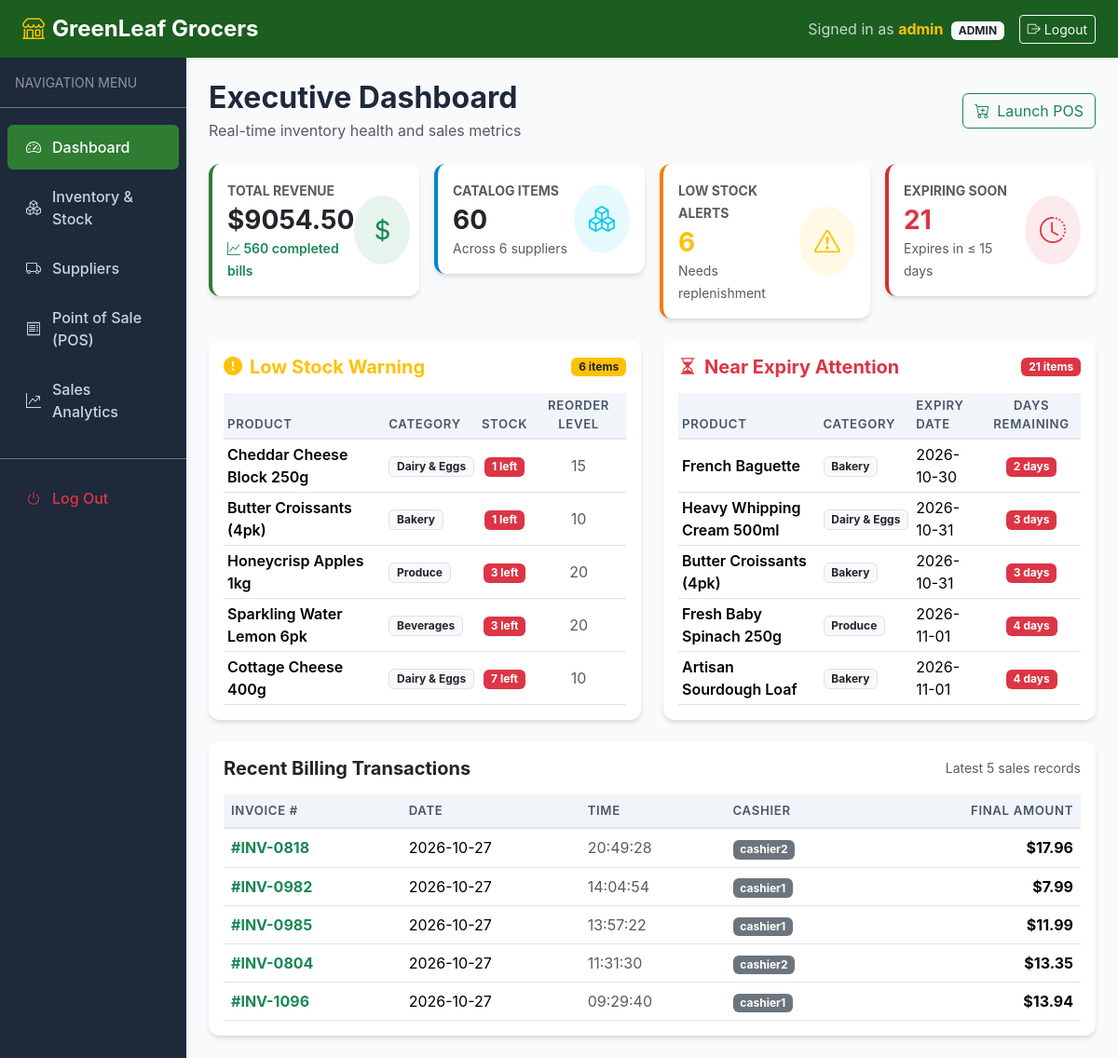
The app's page /dashboard (signed in) with its own data.
### tables this page shows
CREATE TABLE products (
    product_id INTEGER PRIMARY KEY AUTOINCREMENT,
    name TEXT NOT NULL,
    category TEXT NOT NULL,
    unit_price REAL NOT NULL CHECK(unit_price >= 0),
    stock_qty INTEGER NOT NULL DEFAULT 0 CHECK(stock_qty >= 0),
    reorder_level INTEGER NOT NULL DEFAULT 10 CHECK(reorder_level >= 0),
    expiry_date DATE NOT NULL,
    supplier_id INTEGER REFERENCES suppliers(supplier_id) ON DELETE SET NULL,
    created_at TIMESTAMP DEFAULT CURRENT_TIMESTAMP
);

CREATE TABLE sales (
    sale_id INTEGER PRIMARY KEY AUTOINCREMENT,
    sale_date DATE NOT NULL,
    sale_time TIME NOT NULL,
    user_id INTEGER NOT NULL REFERENCES users(user_id),
    total_amount REAL NOT NULL CHECK(total_amount >= 0),
    discount REAL NOT NULL DEFAULT 0.0 CHECK(discount >= 0),
    final_amount REAL NOT NULL CHECK(final_amount >= 0),
    created_at TIMESTAMP DEFAULT CURRENT_TIMESTAMP
);

CREATE TABLE users (
    user_id INTEGER PRIMARY KEY AUTOINCREMENT,
    username TEXT UNIQUE NOT NULL,
    password_hash TEXT NOT NULL,
    role TEXT NOT NULL CHECK(role IN ('admin', 'cashier')),
    created_at TIMESTAMP DEFAULT CURRENT_TIMESTAMP
);

### app/routes/main.py (the view)
@main_bp.route("/dashboard")
@admin_required
def dashboard():
    conn = get_db_connection()
    try:
        total_products = conn.execute("SELECT COUNT(*) FROM products").fetchone()[0]
        total_suppliers = conn.execute("SELECT COUNT(*) FROM suppliers").fetchone()[0]
        total_sales = conn.execute("SELECT COUNT(*) FROM sales").fetchone()[0]
        total_revenue = conn.execute("SELECT COALESCE(SUM(final_amount), 0.0) FROM sales").fetchone()[0]
        low_stock_items = Product.get_low_stock()
        near_expiry_items = Product.get_near_expiry(days=15)
        recent_sales = conn.execute(
            """
            SELECT s.sale_id, s.sale_date, s.sale_time, s.final_amount, u.username as cashier
            FROM sales s
            JOIN users u ON s.user_id = u.user_id
            ORDER BY s.sale_date DESC, s.sale_time DESC
            LIMIT 5
            """
        ).fetchall()
        stats = {
            "total_products": total_products,
            "total_suppliers": total_suppliers,
            "total_sales": total_sales,
            "total_revenue": round(total_revenue, 2),
            "low_stock_count": len(low_stock_items),
            "near_expiry_count": len(near_expiry_items),
            "low_stock_items": low_stock_items[:5],
            "near_expiry_items": near_expiry_items[:5],
            "recent_sales": [dict(r) for r in recent_sales]
        }
    finally:
        conn.close()
    return render_template("dashboard.html", stats=stats)

### app/templates/dashboard.html (shortened to what this page needs)
{% extends "base.html" %}
{% block content %}
<div class="d-flex justify-content-between align-items-center mb-4">
    <div>
        <h2 class="fw-bold mb-1">Executive Dashboard</h2>
        <p class="text-muted mb-0">Real-time inventory health and sales metrics</p>
    </div>
    <div class="d-flex gap-2">
        <a href="{{ url_for('main.billing_home') }}" class="btn btn-outline-success d-flex align-items-center gap-2">
            <i class="bi bi-cart-plus"></i> Launch POS
        </a>
    </div>
</div>
<div class="row g-3 mb-4">
    <div class="col-sm-6 col-xl-3">
        <div class="card stat-card p-3">
            <div class="d-flex justify-content-between align-items-center">
                <div>
                    <span class="text-muted small fw-bold">TOTAL REVENUE</span>
                    <h3 class="fw-bold mb-0 mt-1">${{ "%.2f"|format(stats.total_revenue) }}</h3>
                    <span class="text-success small fw-semibold"><i class="bi bi-graph-up"></i> {{ stats.total_sales }} completed bills</span>
                </div>
                <div class="bg-success bg-opacity-10 text-success p-3 rounded-circle">
                    <i class="bi bi-currency-dollar fs-3"></i>
                </div>
            </div>
        </div>
    </div>
    <div class="col-sm-6 col-xl-3">
        <div class="card stat-card info-card p-3">
            <div class="d-flex justify-content-between align-items-center">
                <div>
                    <span class="text-muted small fw-bold">CATALOG ITEMS</span>
                    <h3 class="fw-bold mb-0 mt-1">{{ stats.total_products }}</h3>
                    <span class="text-muted small">Across {{ stats.total_suppliers }} suppliers</span>
                </div>
                <div class="bg-info bg-opacity-10 text-info p-3 rounded-circle">
                    <i class="bi bi-boxes fs-3"></i>
                </div>
            </div>
        </div>
    </div>
    <div class="col-sm-6 col-xl-3">
        <div class="card stat-card warning-card p-3">
            <div class="d-flex justify-content-between align-items-center">
                <div>
                    <span class="text-muted small fw-bold">LOW STOCK ALERTS</span>
                    <h3 class="fw-bold mb-0 mt-1 text-warning">{{ stats.low_stock_count }}</h3>
                    <span class="text-muted small">Needs replenishment</span>
                </div>
                <div class="bg-warning bg-opacity-10 text-warning p-3 rounded-circle">
                    <i class="bi bi-exclamation-triangle fs-3"></i>
                </div>
            </div>
        </div>
    </div>
    <div class="col-sm-6 col-xl-3">
        <div class="card stat-card danger-card p-3">
            <div class="d-flex justify-content-between align-items-center">
                <div>
                    <span class="text-muted small fw-bold">EXPIRING SOON</span>
                    <h3 class="fw-bold mb-0 mt-1 text-danger">{{ stats.near_expiry_count }}</h3>
                    <span class="text-muted small">Expires in &le; 15 days</span>
                </div>
                <div class="bg-danger bg-opacity-10 text-danger p-3 rounded-circle">
                    <i class="bi bi-clock-history fs-3"></i>
                </div>
            </div>
        </div>
    </div>
</div>
<div class="row g-4 mb-4">
    <div class="col-lg-6">
        <div class="card p-3 h-100">
            <div class="d-flex justify-content-between align-items-center mb-3">
                <h5 class="fw-bold mb-0 text-warning d-flex align-items-center gap-2">
                    <i class="bi bi-exclamation-circle-fill"></i> Low Stock Warning
                </h5>
                <span class="badge bg-warning text-dark">{{ stats.low_stock_count }} items</span>
            </div>
            {% if stats.low_stock_items %}
            <div class="table-responsive">
                <table class="table table-sm align-middle table-hover mb-0">
                    <thead>
                        <tr>
                            <th>Product</th>
                            <th>Category</th>
                            <th class="text-center">Stock</th>
                            <th class="text-center">Reorder Level</th>
                        </tr>
                    </thead>
                    <tbody>
                        {% for item in stats.low_stock_items %}
                        <tr>
                            <td class="fw-semibold">{{ item.name }}</td>
                            <td><span class="badge bg-light text-dark border">{{ item.category }}</span></td>
                            <td class="text-center"><span class="badge bg-danger">{{ item.stock_qty }} left</span></td>
                            <td class="text-center text-muted">{{ item.reorder_level }}</td>
                        </tr>
                        {% endfor %}
                    </tbody>
                </table>
            </div>
            {% else %}
            <div class="text-center py-4 text-muted">
                <i class="bi bi-check-circle text-success fs-1"></i>
                <p class="mt-2 mb-0">All product stock levels are healthy.</p>
            </div>
            {% endif %}
        </div>
    </div>
    <div class="col-lg-6">
        <div class="card p-3 h-100">
            <div class="d-flex justify-content-between align-items-center mb-3">
                <h5 class="fw-bold mb-0 text-danger d-flex align-items-center gap-2">
                    <i class="bi bi-hourglass-split"></i> Near Expiry Attention
                </h5>
                <span class="badge bg-danger">{{ stats.near_expiry_count }} items</span>
            </div>
            {% if stats.near_expiry_items %}
            <div class="table-responsive">
                <table class="table table-sm align-middle table-hover mb-0">
                    <thead>
                        <tr>
                            <th>Product</th>
                            <th>Category</th>
                            <th>Expiry Date</th>
                            <th class="text-center">Days Remaining</th>
                        </tr>
                    </thead>
                    <tbody>
                        {% for item in stats.near_expiry_items %}
                        <tr>
                            <td class="fw-semibold">{{ item.name }}</td>
                            <td><span class="badge bg-light text-dark border">{{ item.category }}</span></td>
                            <td>{{ item.expiry_date }}</td>
                            <td class="text-center">
                                <span class="badge {% if item.days_left <= 7 %}bg-danger{% else %}bg-warning text-dark{% endif %}">
                                    {{ item.days_left }} days
                                </span>
                            </td>
                        </tr>
                        {% endfor %}
                    </tbody>
                </table>
            </div>
            {% else %}
            <div class="text-center py-4 text-muted">
                <i class="bi bi-shield-check text-success fs-1"></i>
                <p class="mt-2 mb-0">No products expiring within the next 15 days.</p>
            </div>
            {% endif %}
        </div>
    </div>
</div>
<div class="card p-3">
    <div class="d-flex justify-content-between align-items-center mb-3">
        <h5 class="fw-bold mb-0">Recent Billing Transactions</h5>
        <span class="text-muted small">Latest 5 sales records</span>
    </div>
    <div class="table-responsive">
        <table class="table table-hover align-middle mb-0">
            <thead>
                <tr>
                    <th>Invoice #</th>
                    <th>Date</th>
                    <th>Time</th>
                    <th>Cashier</th>
                    <th class="text-end">Final Amount</th>
                </tr>
            </thead>
            <tbody>
                {% for sale in stats.recent_sales %}
                <tr>
                    <td class="fw-bold text-success">#INV-{{ "%04d"|format(sale.sale_id) }}</td>
                    <td>{{ sale.sale_date }}</td>
                    <td class="text-muted">{{ sale.sale_time }}</td>
                    <td><span class="badge bg-secondary">{{ sale.cashier }}</span></td>
                    <td class="text-end fw-bold">${{ "%.2f"|format(sale.final_amount) }}</td>
                </tr>
                {% endfor %}
            </tbody>
        </table>
    </div>
</div>
{% endblock %}

### app/templates/base.html (shortened to what this page needs)
<!DOCTYPE html>
<html lang="en">
<head>
    <link href="https://cdn.jsdelivr.net/npm/bootstrap@5.3.3/dist/css/bootstrap.min.css" rel="stylesheet">
    <link rel="stylesheet" href="https://cdn.jsdelivr.net/npm/bootstrap-icons@1.11.3/font/bootstrap-icons.min.css">
    <link rel="stylesheet" href="{{ url_for('static', filename='css/style.css') }}">
</head>
<body>
    <nav class="navbar navbar-expand-lg navbar-dark sticky-top shadow-sm" style="background-color: #1b5e20 !important;">
        <div class="container-fluid px-4">
            <a class="navbar-brand d-flex align-items-center gap-2 fw-bold fs-4" href="{{ url_for('main.index') }}">
                <i class="bi bi-shop text-warning"></i>
                <span>GreenLeaf Grocers</span>
            </a>
            <div class="d-flex align-items-center gap-3">
                {% if is_authenticated %}
                    <div class="text-white d-none d-md-block">
                        <span class="opacity-75">Signed in as</span>
                        <strong class="text-warning">{{ current_username }}</strong>
                        <span class="badge bg-light text-dark ms-1 text-uppercase">{{ current_role }}</span>
                    </div>
                    <a href="{{ url_for('auth.logout') }}" class="btn btn-outline-light btn-sm d-flex align-items-center gap-1">
                        <i class="bi bi-box-arrow-right"></i>
                        <span>Logout</span>
                    </a>
                {% else %}
                    <a href="{{ url_for('auth.login') }}" class="btn btn-warning btn-sm fw-semibold">
                        <i class="bi bi-box-arrow-in-right"></i> Login
                    </a>
                {% endif %}
            </div>
        </div>
    </nav>
    <div class="container-fluid">
        <div class="row">
            {% if is_authenticated %}
            <nav class="col-md-3 col-lg-2 d-md-block sidebar collapse p-0">
                <div class="position-sticky pt-3">
                    <div class="px-3 pb-3 mb-3 border-bottom border-secondary text-white-50 small">
                        NAVIGATION MENU
                    </div>
                    <ul class="nav flex-column">
                        {% if is_admin %}
                        <li class="nav-item">
                            <a class="nav-link {% if request.endpoint == 'main.dashboard' %}active{% endif %}" href="{{ url_for('main.dashboard') }}">
                                <i class="bi bi-speedometer2"></i>
                                <span>Dashboard</span>
                            </a>
                        </li>
                        <li class="nav-item">
                            <a class="nav-link" href="#" onclick="alert('Product CRUD module unlocks on Day 3!')">
                                <i class="bi bi-boxes"></i>
                                <span>Inventory & Stock</span>
                            </a>
                        </li>
                        <li class="nav-item">
                            <a class="nav-link" href="#" onclick="alert('Suppliers module unlocks on Day 3!')">
                                <i class="bi bi-truck"></i>
                                <span>Suppliers</span>
                            </a>
                        </li>
                        {% endif %}
                        <li class="nav-item">
                            <a class="nav-link {% if request.endpoint == 'main.billing_home' %}active{% endif %}" href="{{ url_for('main.billing_home') }}">
                                <i class="bi bi-receipt"></i>
                                <span>Point of Sale (POS)</span>
                            </a>
                        </li>
                        {% if is_admin %}
                        <li class="nav-item">
                            <a class="nav-link" href="#" onclick="alert('Analytics & Reports unlock on Day 5 and 6!')">
                                <i class="bi bi-graph-up-arrow"></i>
                                <span>Sales Analytics</span>
                            </a>
                        </li>
                        {% endif %}
                        <li class="nav-item mt-4 pt-3 border-top border-secondary">
                            <a class="nav-link text-danger" href="{{ url_for('auth.logout') }}">
                                <i class="bi bi-power"></i>
                                <span>Log Out</span>
                            </a>
                        </li>
                    </ul>
                </div>
            </nav>
            <main class="col-md-9 ms-sm-auto col-lg-10 px-md-4 py-4">
            {% else %}
            <main class="col-12 px-md-4 py-4">
            {% endif %}
                {% block content %}{% endblock %}
            </main>
        </div>
    </div>
</body>
</html>

### records on screen
products: name "Cheddar Cheese Block 250g", category "Dairy & Eggs", stock_qty "1", reorder_level "15"
products: name "Butter Croissants (4pk)", category "Bakery", stock_qty "1", reorder_level "10", expiry_date "2026-10-31", days_left "3"
products: name "Honeycrisp Apples 1kg", category "Produce", stock_qty "3", reorder_level "20"
products: name "Sparkling Water Lemon 6pk", category "Beverages", stock_qty "3", reorder_level "20"
products: name "Cottage Cheese 400g", category "Dairy & Eggs", stock_qty "7", reorder_level "10"
products: name "French Baguette", category "Bakery", expiry_date "2026-10-30", days_left "2"
products: name "Heavy Whipping Cream 500ml", category "Dairy & Eggs", expiry_date "2026-10-31", days_left "3"
products: name "Fresh Baby Spinach 250g", category "Produce", expiry_date "2026-11-01", days_left "4"
products: name "Artisan Sourdough Loaf", category "Bakery", expiry_date "2026-11-01", days_left "4"
sales: sale_id "0818", sale_date "2026-10-27", sale_time "20:49:28", cashier "cashier2", final_amount "17.96"
sales: sale_id "0982", sale_date "2026-10-27", sale_time "14:04:54", cashier "cashier1", final_amount "7.99"
sales: sale_id "0985", sale_date "2026-10-27", sale_time "13:57:22", cashier "cashier1", final_amount "11.99"
sales: sale_id "0804", sale_date "2026-10-27", sale_time "11:31:30", cashier "cashier2", final_amount "13.35"
sales: sale_id "1096", sale_date "2026-10-27", sale_time "09:29:40", cashier "cashier1", final_amount "13.94"

### other values on screen
{{ current_username }} "admin"
{{ current_role }} "ADMIN"
{{ "%.2f"|format(stats.total_revenue) }} "9054.50"
{{ stats.total_sales }} "560"
{{ stats.total_products }} "60"
{{ stats.total_suppliers }} "6"
{{ stats.low_stock_count }} "6"
{{ stats.near_expiry_count }} "21"
